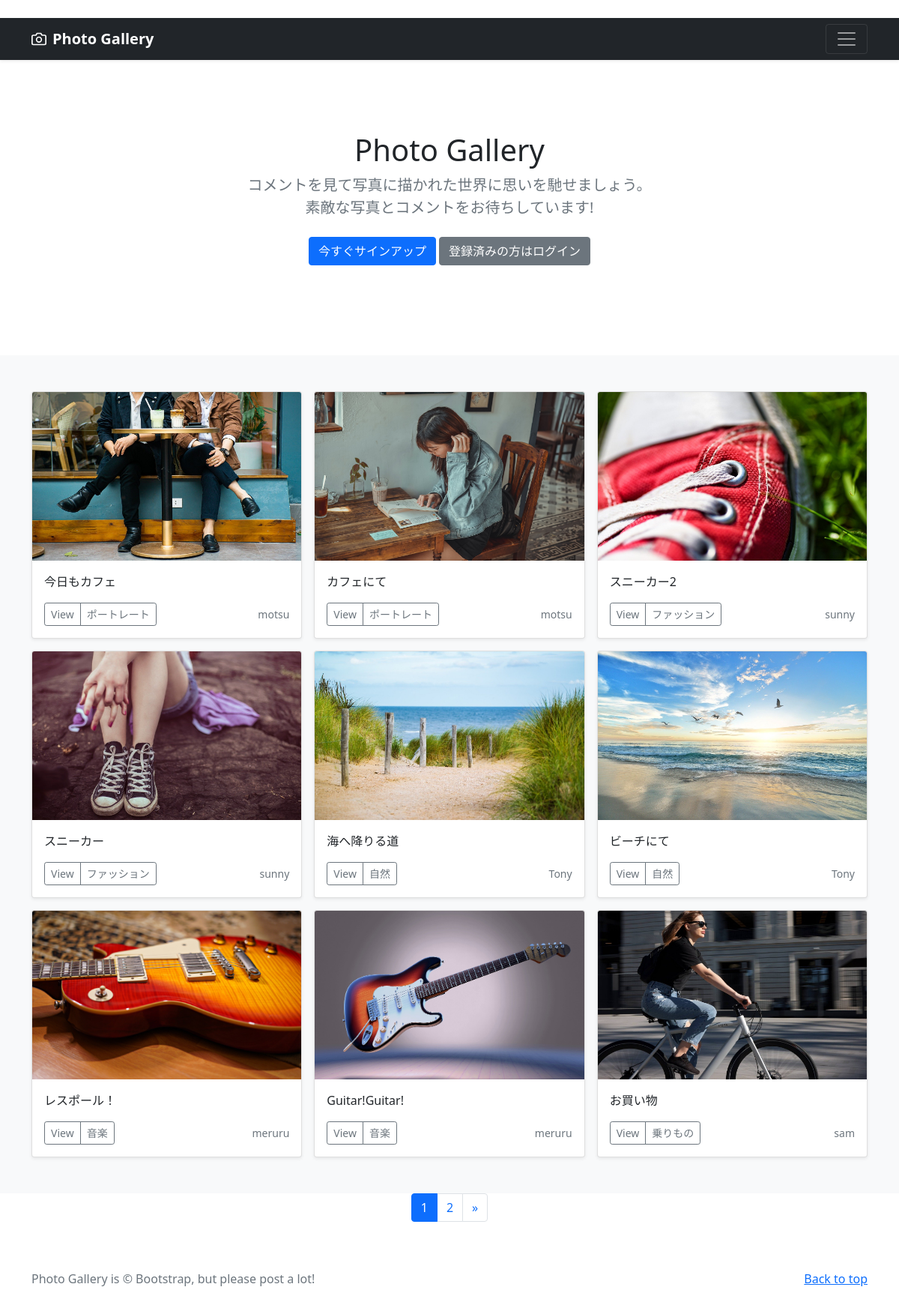
The page / on the database its author committed.
### photo/models.py (models this page shows, shortened)
class PhotoPost(models.Model):
    user = models.ForeignKey(
        CustomUser,
        verbose_name='ユーザー',
        on_delete=models.CASCADE
        )
    category = models.ForeignKey(
        Category,
        verbose_name='カテゴリ',
        on_delete=models.PROTECT
        )
    title = models.CharField(
        verbose_name='タイトル', # フィールドのタイトル
        max_length=200        # 最大文字数は200
        )
    comment = models.TextField(
        verbose_name='コメント',  # フィールドのタイトル
        )
    image1 = models.ImageField(
        verbose_name='イメージ1',# フィールドのタイトル
        upload_to = 'photos'   # MEDIA_ROOT以下のphotosにファイルを保存
        )
    image2 = models.ImageField(
        verbose_name='イメージ2',# フィールドのタイトル
        upload_to = 'photos',  # MEDIA_ROOT以下のphotosにファイルを保存
        blank=True,            # フィールド値の設定は必須でない
        null=True              # データベースにnullが保存されることを許容
        )
    posted_at = models.DateTimeField(
        verbose_name='投稿日時', # フィールドのタイトル
        auto_now_add=True       # 日時を自動追加
        )

class Category(models.Model):
    title = models.CharField(
        verbose_name='カテゴリ', # フィールドのタイトル
        max_length=20)

### accounts/models.py (models this page shows)
class CustomUser(AbstractUser):
    pass

### photo/views.py (the view)
# urls.py: path('', views.IndexView.as_view(), name='index'),
class IndexView(ListView):
    template_name ='index.html'
    queryset = PhotoPost.objects.order_by('-posted_at')
    paginate_by = 9

### photo/templates/index.html (shortened to what this page needs)
{% extends 'base.html' %}
      {% block contents %}
      {% include "photos_title.html" %}
      {% include "photos_list.html" %}
      {% include "pagination.html" %}
      {% endblock %}

### photo/templates/base.html (shortened to what this page needs)
{% load static %}
<!doctype html>
<html lang="en">
  <head>
    <link href="https://cdn.jsdelivr.net/npm/bootstrap@5.0.2/dist/css/bootstrap.min.css"
          rel="stylesheet"
>
  </head>
  <body>
    <header>
      <div class="navbar navbar-dark bg-dark shadow-sm">
        <div class="container">
          <a href="{% url 'photo:index' %}"
             class="navbar-brand d-flex align-items-center">
            <strong>Photo Gallery</strong>
          </a>
          <button class="navbar-toggler"
                  type="button"
                  data-bs-toggle="collapse"
                  data-bs-target="#navbarHeader"
                  aria-controls="navbarHeader"
                  aria-expanded="false"
                  aria-label="Toggle navigation">
            <span class="navbar-toggler-icon"></span>
          </button>
        </div>
      </div>
    </header>
    <main>
      {% block contents %}{% endblock %}
    </main>
    <footer class="text-muted py-5">
      <div class="container">
        <p class="float-end mb-1">
          <a href="#">Back to top</a>
        </p>
        <p class="mb-1">
          Photo Gallery is &copy; Bootstrap, but please post a lot!</p>
      </div>
    </footer>
  </body>
</html>

### photo/templates/photos_title.html
  <section class="py-5 text-center container">
    <div class="row py-lg-5">
      <div class="col-lg-6 col-md-8 mx-auto">
        <h1 class="fw-light">Photo Gallery</h1>
        <p class="lead text-muted">
          コメントを見て写真に描かれた世界に思いを馳せましょう。
          素敵な写真とコメントをお待ちしています!</p>
        <p>
          {% if user.is_authenticated %}
          <a href="{% url 'photo:post' %}"
             class="btn btn-primary my-2">投稿する</a>
          <a href="{% url 'accounts:logout' %}"
             class="btn btn-secondary my-2">ログアウト</a>
          {% else %}
          <a href="{% url 'accounts:signup' %}"
             class="btn btn-primary my-2">今すぐサインアップ</a>
          <a href="{% url 'accounts:login' %}"
             class="btn btn-secondary my-2">登録済みの方はログイン</a>
          {% endif %}
        </p>
      </div>
    </div>
  </section>

### photo/templates/photos_list.html (shortened to what this page needs)
  <div class="album py-5 bg-light">
    <div class="container">
      <div class="row row-cols-1 row-cols-sm-2 row-cols-md-3 g-3">
        {% for record in object_list %}
        <div class="col">
          <div class="card shadow-sm">
            <img src="{{ record.image1.url }}"
                 class="bd-placeholder-img card-img-top"
                 width="100%" height="225"
                 xmlns="http://www.w3.org/2000/svg"
                 role="img" aria-label="Placeholder: Thumbnail"
                 preserveAspectRatio="xMidYMid slice"
                 focusable="false">
                 <rect width="100%" height="100%" fill="#55595c"/>
            <div class="card-body">
              <p class="card-text">
                {{record.title}}
              </p>
              <div class="d-flex justify-content-between align-items-center">
                <div class="btn-group">
                  <button type="button"
                          class="btn btn-sm btn-outline-secondary">
                          View</button>
                  <button type="button"
                          class="btn btn-sm btn-outline-secondary">
                          {{record.category.title}}</button>
                </div>
                <small class="text-muted">
                  {{record.user.username}}</small>
              </div>
            </div>
          </div>
        </div>
        {% endfor %}
      </div>
    </div>
  </div>

### photo/templates/pagination.html (shortened to what this page needs)
<ul class="pagination"
    style="justify-content:center">
    {% for num in page_obj.paginator.page_range %}
        {% if page_obj.number == num %}
        <li class="page-item active">
            <span class="page-link">{{ num }}</span>
        </li>
        {% else %}
        <li class="page-item">
            <a class="page-link" href="?page={{ num }}">{{ num }}</a>
        </li>
        {% endif %}
    {% endfor %}
    {% if page_obj.has_next %}
    <li class="page-item">
        <a class="page-link"
           href="?page={{ page_obj.next_page_number }}"
           aria-label="Next">
            <span aria-hidden="true">&raquo;</span>
        </a>
    </li>
    {% endif %}
</ul>

### photo/templates/base.html (style rules this page uses)
.bd-placeholder-img { font-size: 1.125rem; text-anchor: middle; -webkit-user-select: none; -moz-user-select: none; user-select: none; }

### rows shown on the page
PhotoPost: image1 (picture), title "今日もカフェ", category "ポートレート", user.username "motsu"
PhotoPost: image1 (picture), title "カフェにて", category "ポートレート", user.username "motsu"
PhotoPost: image1 (picture), title "スニーカー2", category "ファッション", user.username "sunny"
PhotoPost: image1 (picture), title "スニーカー", category "ファッション", user.username "sunny"
PhotoPost: image1 (picture), title "海へ降りる道", category "自然", user.username "Tony"
PhotoPost: image1 (picture), title "ビーチにて", category "自然", user.username "Tony"
PhotoPost: image1 (picture), title "レスポール！", category "音楽", user.username "meruru"
PhotoPost: image1 (picture), title "Guitar!Guitar!", category "音楽", user.username "meruru"
PhotoPost: image1 (picture), title "お買い物", category "乗りもの", user.username "sam"

### other values the page prints
{{ num }} "1"
{{ num }} "2"
